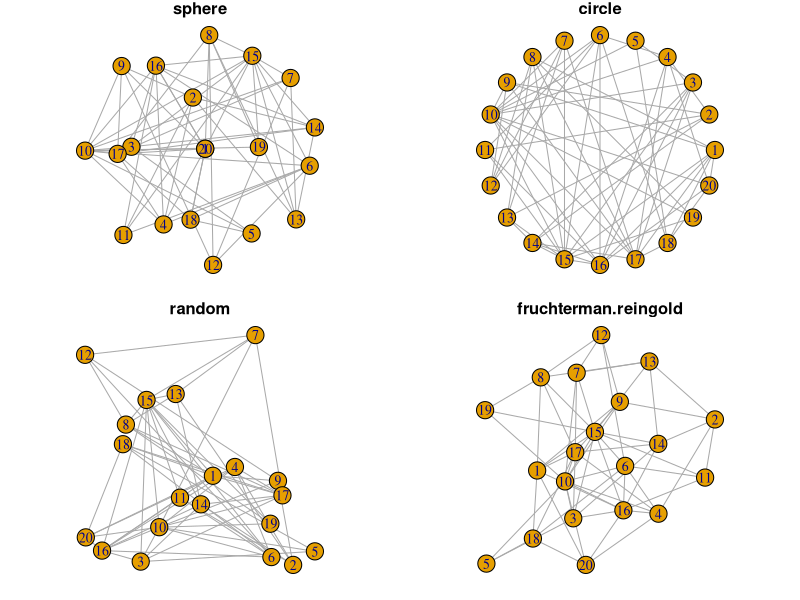

This figure's R source:
#https://www.r-graph-gallery.com/247-network-chart-layouts.html
# 
# library
#install.packages("igraph")
library(igraph)

# Create data
data <- matrix(sample(0:1, 400, replace=TRUE, prob=c(0.8,0.2)), nrow=20)
network <- graph_from_adjacency_matrix(data , mode='undirected', diag=F )

#When ploting, we can use different layouts:
par(mfrow=c(2,2), mar=c(1,1,1,1))
plot(network, layout=layout.sphere, main="sphere")
plot(network, layout=layout.circle, main="circle")
plot(network, layout=layout.random, main="random")
plot(network, layout=layout.fruchterman.reingold, main="fruchterman.reingold")

# layouts <- grep("^layout_", ls("package:igraph"), value=TRUE)[-1] 
# # Remove layouts that do not apply to our graph.
# layouts <- layouts[!grepl("bipartite|merge|norm|sugiyama|tree", layouts)]
# 
# par(mfrow=c(3,3), mar=c(1,1,1,1))
# for (layout in layouts) {
#   print(layout)
#   l <- do.call(layout, list(network)) 
#   plot(network, edge.arrow.mode=0, layout=l, main=layout) }

## [1] "layout_with_fr"
## [1] "layout_with_gem"
## [1] "layout_with_graphopt"
## [1] "layout_with_kk"
## [1] "layout_with_lgl"
## [1] "layout_with_mds"
## [1] "layout_as_star"
## [1] "layout_components"
## [1] "layout_in_circle"
## [1] "layout_nicely"
## [1] "layout_on_grid"
## [1] "layout_on_sphere"
## [1] "layout_randomly"
## [1] "layout_with_dh"
## [1] "layout_with_drl"